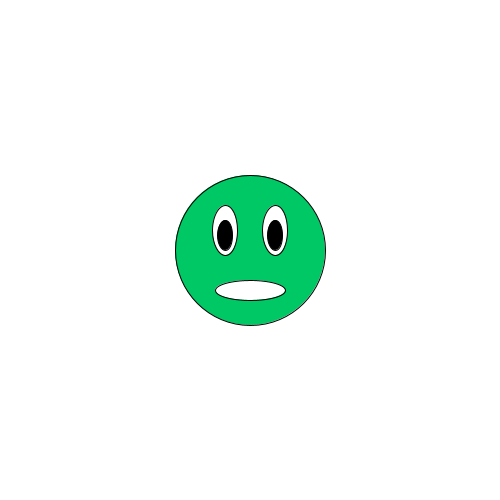
Frame 1 (no input)
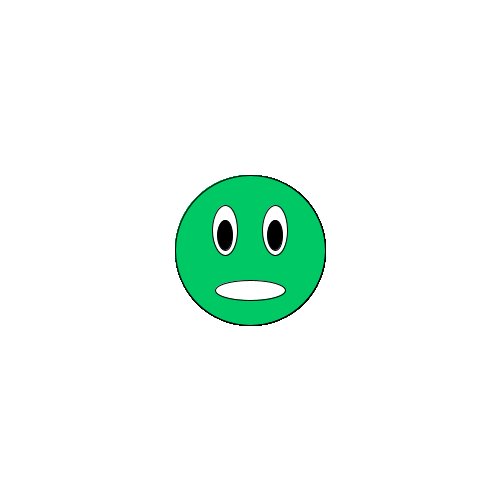
Frame 60 (the mouse pressed at the canvas centre just before this capture)
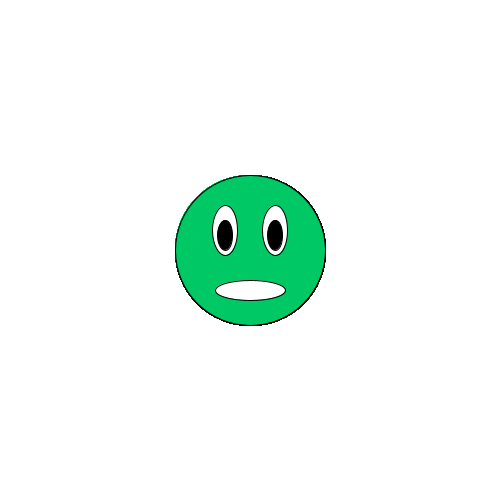
Frame 120 (the mouse held since frame 60 and released just before this capture)

The Processing sketch that drew these frames (run headless with seeded random() and noise(); from frame 60 on, the mouse is pressed at the canvas centre):

// Processing sketch: face
// ── face.pde
void setup() {
  size(500, 500);
  background(255, 255, 255);
}

void draw() {
 drawFace(250,250);
}

void drawFace (int x,int y) {
  // face
  fill(0, 200, 100);
  ellipse(x, y, 150, 150);  
  
  // eyes
  fill(255, 255, 255);
  ellipse(x+25, y-20, 25, 50); 
  ellipse(x-25, y-20, 25, 50);  
  
  // eyeballs
  fill(0, 0, 0);
  ellipse(x+25, y-15, 15, 30); 
  ellipse(x-25, y-15, 15, 30); 

  // worried mouth
  fill(x+5, x+5, 255);
  ellipse(x, y+40, 70, 20);
}
